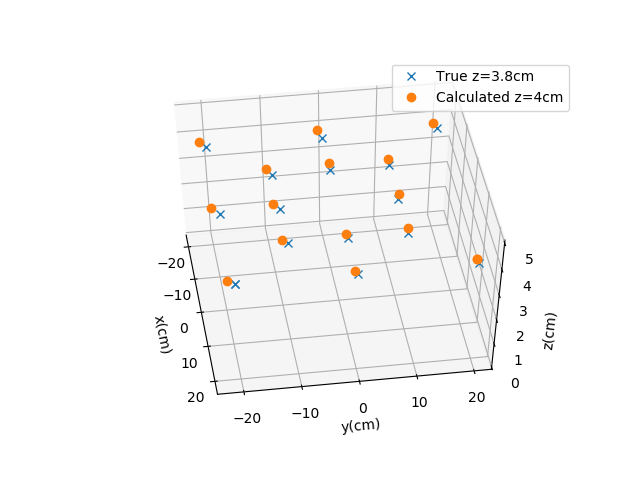

Write the Python code that produced this figure.
from mpl_toolkits import mplot3d
import matplotlib.pyplot as plt
import numpy as np
per_true = open("perception_true.txt","r")
per_calc = open("perception_calc.txt","r")
z_true=3.8
z_calc=4.0
per_true = per_true.readlines()
per_calc = per_calc.readlines()


def get_XY(datas):
	XY = []
	for line in datas:
		#print(line)
		xy = line.split("\n")[0].split(",")
		xy = [float(o) for o in xy]
		XY.append(xy)
	XY = np.array(XY).T
	return XY

XY_true =get_XY(per_true)
print(XY_true)
Z_true = z_true *np.ones(len(XY_true[0]))
print(Z_true)

XY_calc = get_XY(per_calc)
Z_calc = z_calc *np.ones(len(XY_calc[0]))

fig = plt.figure()
ax = fig.add_subplot(1, 1, 1, projection='3d')
ax.plot(XY_true[0],XY_true[1],Z_true,'x', label='True z=3.8cm')
ax.plot(XY_calc[0],XY_calc[1],Z_calc,'o', label='Calculated z=4cm')
ax.set_xlabel("x(cm)")
ax.set_ylabel("y(cm)")
ax.set_zlabel("z(cm)")
ax.set_zlim(0,5)
ax.legend()
plt.show()
